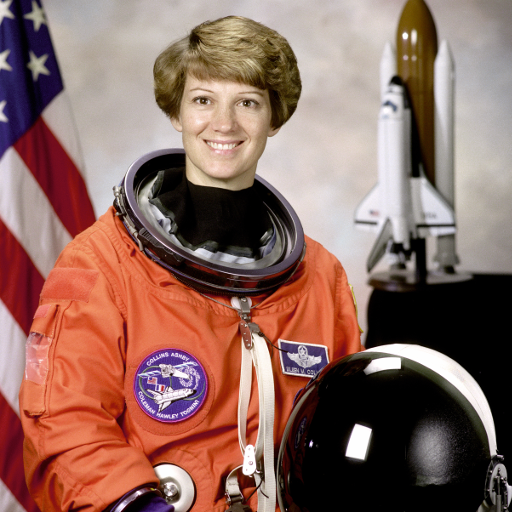
#> input picture skimage.data.astronaut(), 512 x 512 px
$ jupyter execute --allow-errors Active_Contour.ipynb   (shell and % lines are left out)   (text cells are left out)
#> lines starting #> are read from the running program, lines starting #| are printed output that depends on the picture; after the words box and inside, x2 and y2 are one past the last pixel; in counts of white or black regions, pixels touching at a corner belong together; pictures that were not available may be replaced by others from this repository, and a replacement may not be noted
[cell 1]
import numpy as np
import cv2
from skimage.segmentation import active_contour
import matplotlib.pyplot as plt

# Load image
image = cv2.imread('bird.jpg', 0)  # Read in grayscale

# Create initial contour (e.g., circle)
s = np.linspace(0, 2*np.pi, 100)
x = 750 + 100*np.cos(s)
y = 750 + 100*np.sin(s)
init = np.array([x, y]).T

# Apply Active Contour Model (Snake)
#> (the rest of this cell did not finish here and is left out)

[cell 2]
import numpy as np
import matplotlib.pyplot as plt
from skimage import data, color
from skimage.filters import gaussian
from skimage.segmentation import active_contour

[cell 3]
image = color.rgb2gray(data.astronaut())
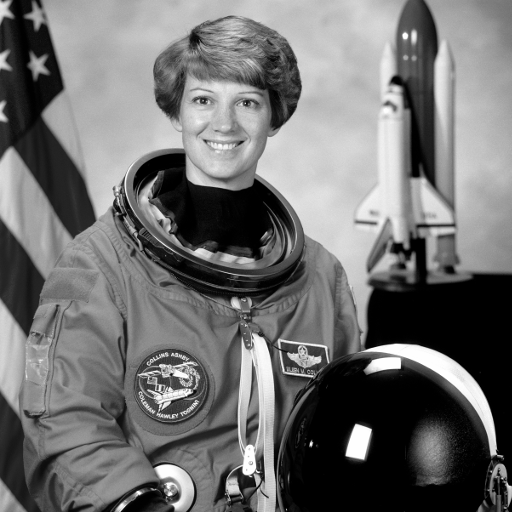
#> image: shape (512, 512) float64; min 0, max 1, mean 0.442

plt.imshow(image, cmap='gray')
plt.title("Original Image")
plt.axis('off')

[cell 4]
s = np.linspace(0, 2*np.pi, 400)
r = 100 + 100*np.sin(s)
c = 220 + 100*np.cos(s)

init = np.array([r, c]).T

[cell 5]
snake = active_contour(
    gaussian(image, 3),
    init,
    alpha=0.015,
    beta=10,
    gamma=0.001
)
#> snake = 400 pairs, first value 14.4 to 190, second value 152.4 to 301.1

[cell 6]
fig, ax = plt.subplots(figsize=(7,7))

ax.imshow(image, cmap='gray')
ax.plot(init[:,1], init[:,0], '--r', lw=2, label='Initial Contour')
ax.plot(snake[:,1], snake[:,0], '-b', lw=2, label='Final Snake')

ax.set_title("Active Contour Result")
ax.axis('off')
ax.legend()

plt.show()
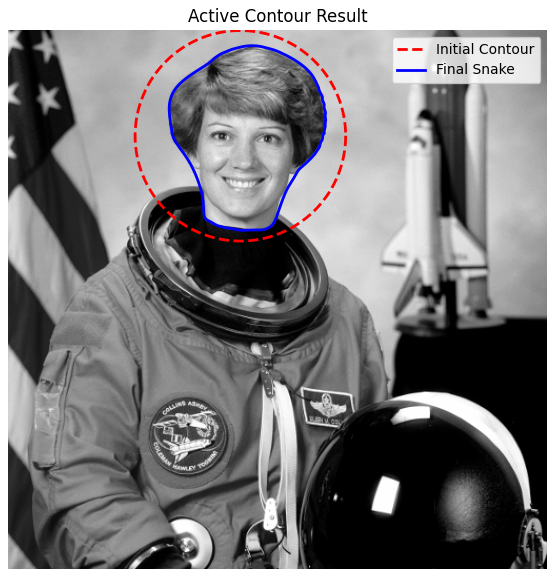
#> figure drawn by matplotlib, 1 panel

[cell 7]
import cv2
import numpy as np

width, height = 400, 400

fourcc = cv2.VideoWriter_fourcc(*'mp4v')
out = cv2.VideoWriter('video.mp4', fourcc, 20.0, (width, height))

for i in range(200):

    # black background
    frame = np.zeros((height, width, 3), dtype=np.uint8)

    # moving white rectangle
    x = 100 + i//2
    y = 150

    cv2.rectangle(frame, (x, y), (x+50, y+50), (255,255,255), -1)

    out.write(frame)
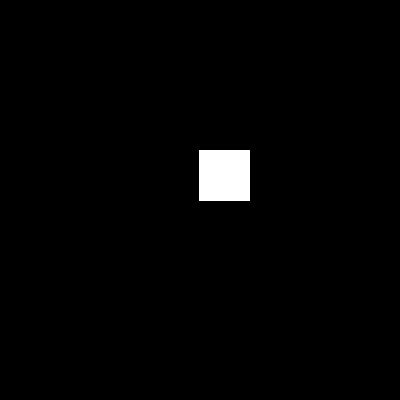
#> frame: shape (400, 400, 3); 1.6% white; 1 white region, box (x1, y1, x2, y2) and area: (199, 150, 250, 201) 2601
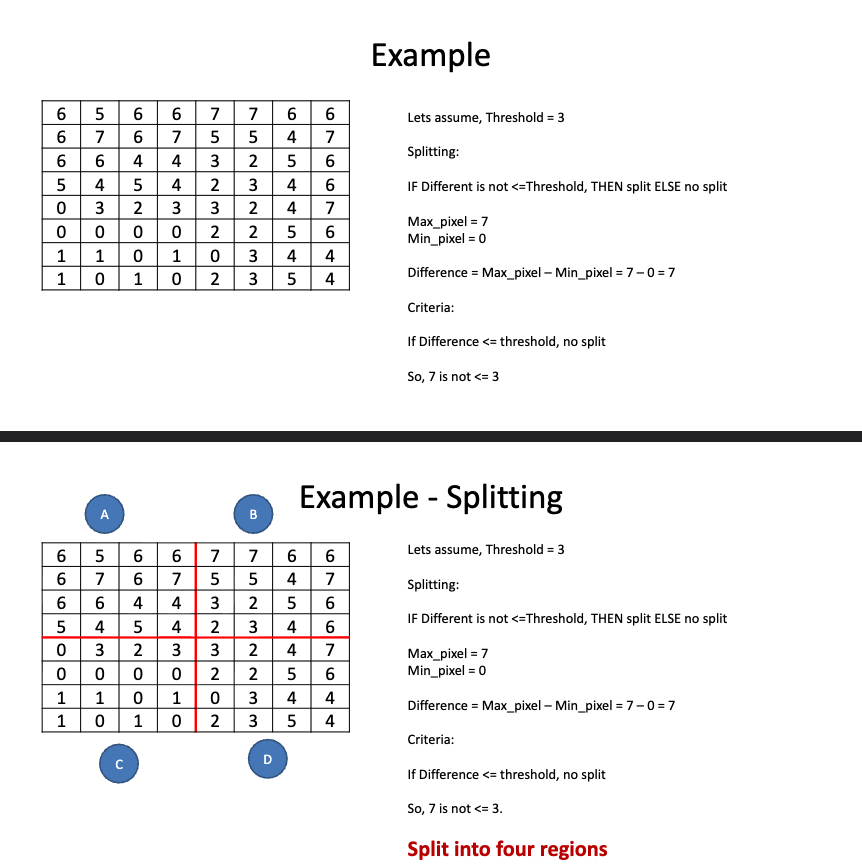
#> input picture DS&AI/SEM-2/CVT/Unit 3&4/image-1.png, 862 x 864 px, given in place of video.mp4, which was not available
#> further down, frame is the input picture: shape (864, 862, 3); mean B, G, R 242.3, 241.9, 242.3
#> `edges = cv2.Canny(gray, 50, 150)`:
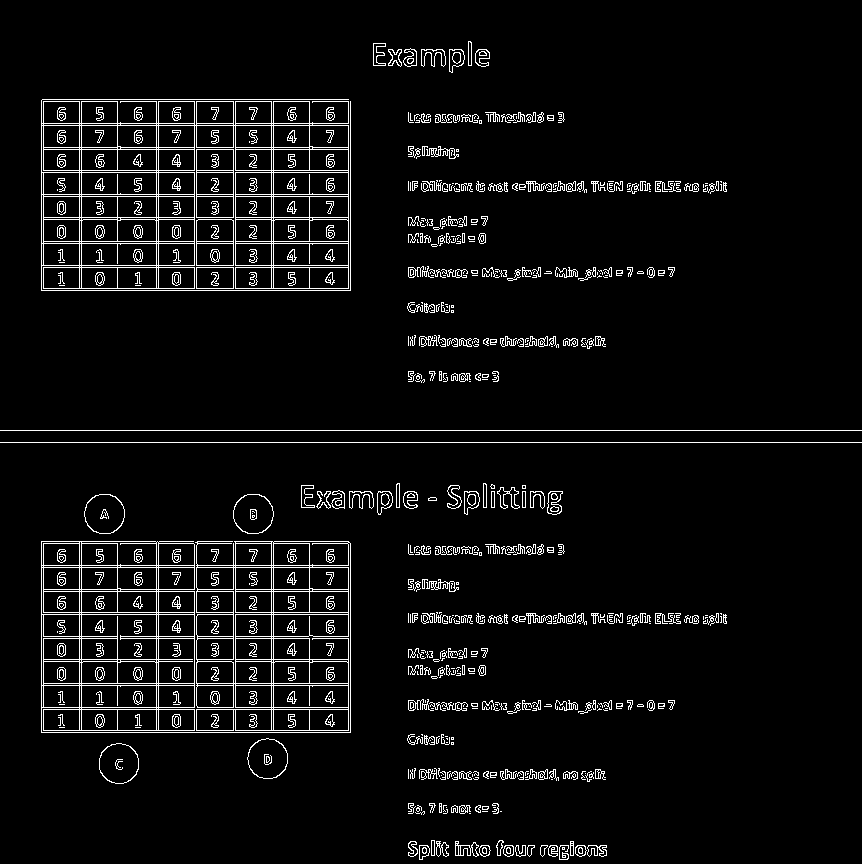
#> edges: shape (864, 862); 5.1% white in thin lines or dots
#> `grad_y, grad_x = np.gradient(edges.astype(float))`:
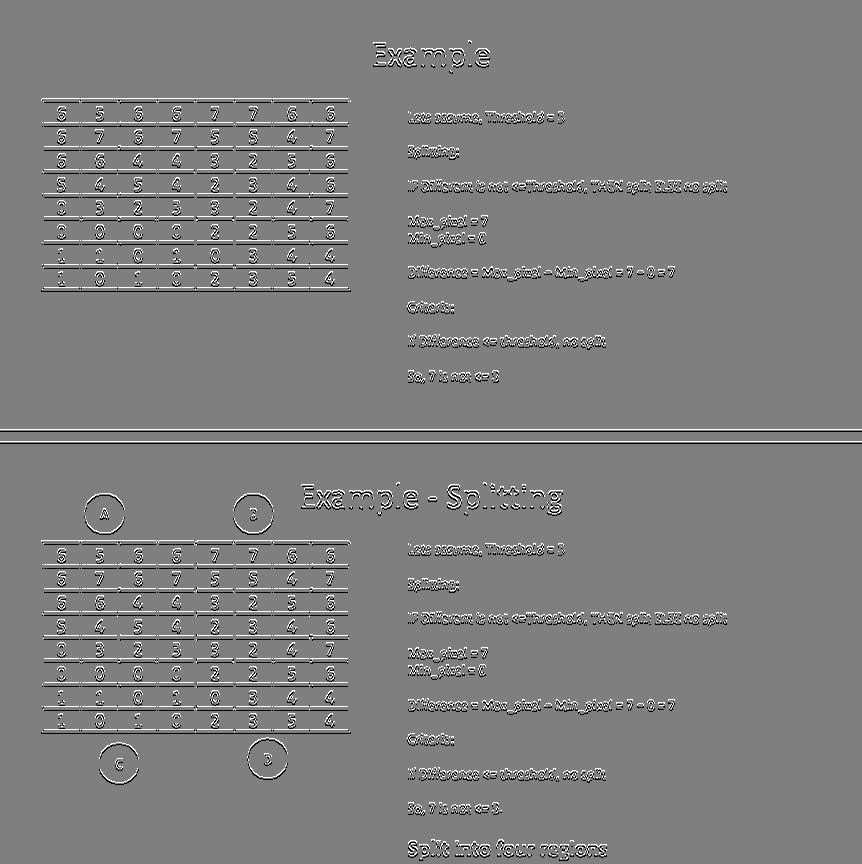
#> grad_y: shape (864, 862) float64; min -127.5, max 127.5, mean 0; drawn with min black and max white
#> `grad_y, grad_x = np.gradient(edges.astype(float))`:
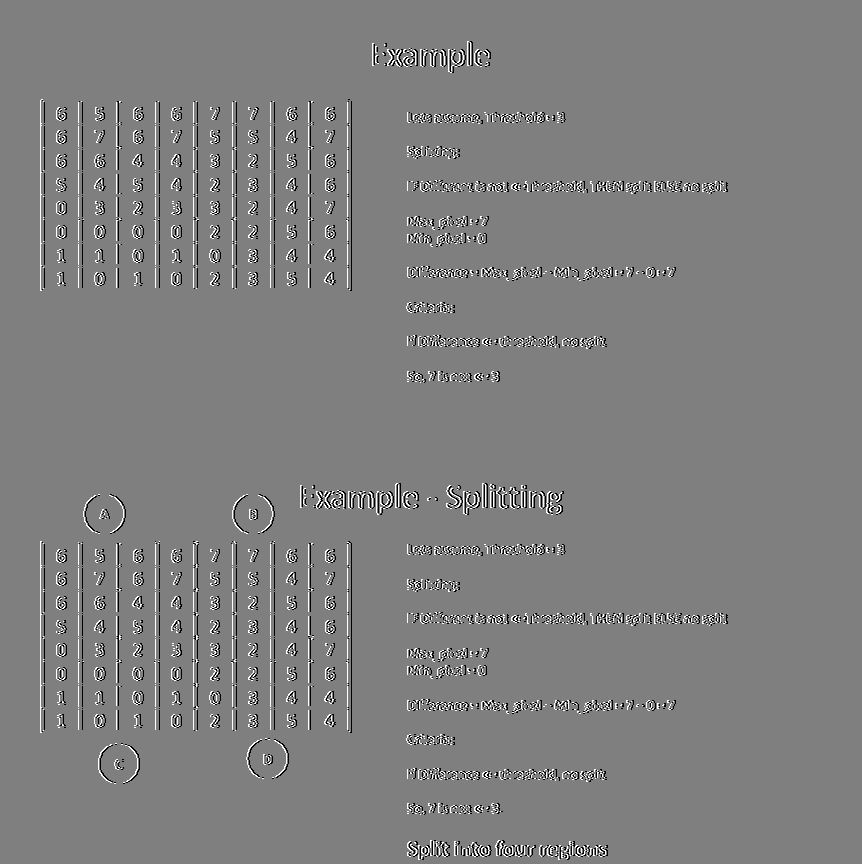
#> grad_x: shape (864, 862) float64; min -127.5, max 127.5, mean 0; drawn with min black and max white
#> the loop `for i in range(len(points)): ` made 4 passes
#> after the loop `for i in range(len(points)):`: points = [[100, 100], [200, 100], [200, 200], [100, 225.5]]
#> `cv2.polylines(frame, [points.astype(np.int32)], True, (0,255,0), 2)`:
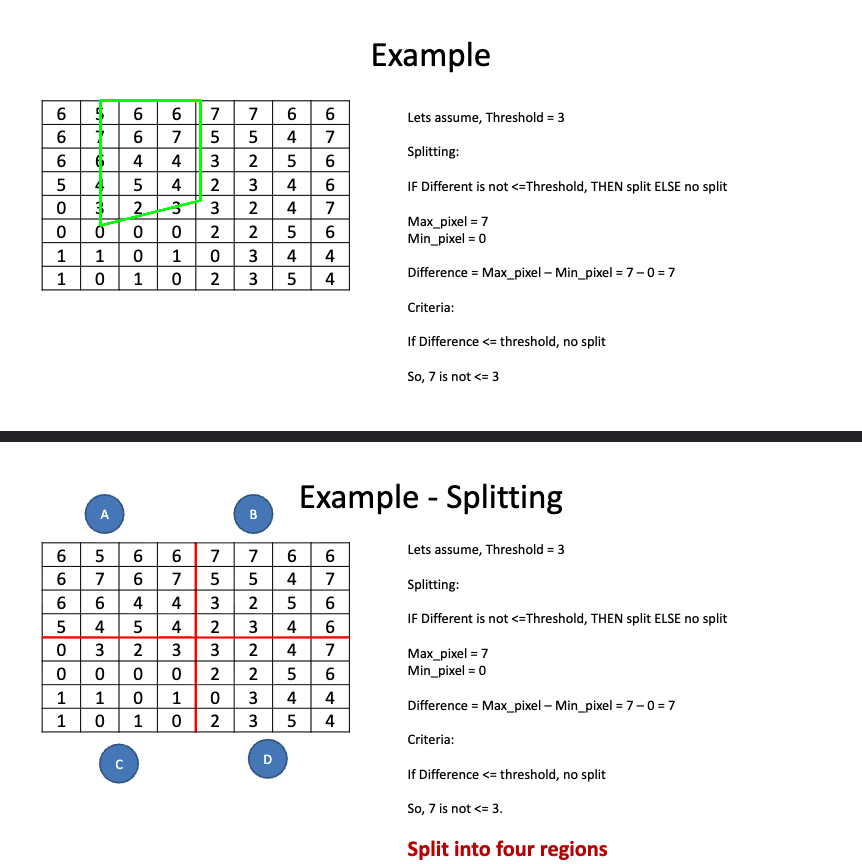
#> frame: shape (864, 862, 3); 0.17% of pixels changed, all inside (x1, y1, x2, y2) = (99, 99, 202, 227)

out.release()
print("video.mp4 created successfully")

[cell 8]
import cv2
import numpy as np

# Load video
cap = cv2.VideoCapture("video.mp4")

# Initial snake contour (rectangle)
points = np.array([[100,100],[200,100],[200,200],[100,200]], dtype=np.float32)

gamma = 0.2   # External force weight

#> (the rest of this cell did not finish here and is left out)

[cell 9]
from google.colab.patches import cv2_imshow

[cell 10]
import numpy as np
import cv2

# Initialize particles
num_particles = 100
particles = np.random.rand(num_particles, 2) * 1500  # Random positions

def weight_particles(particles, observation):
    # Compute weights based on proximity to observation
    weights = np.exp(-np.linalg.norm(particles - observation, axis=1))
    return weights / weights.sum()

def resample_particles(particles, weights):
    indices = np.random.choice(range(num_particles), size=num_particles, p=weights)
    return particles[indices]

cap = cv2.VideoCapture('video_1.mp4')

while cap.isOpened():
    ret, frame = cap.read()
    if not ret:
        break

    observation = np.array([250, 250])  # Assume we detect the object here
    weights = weight_particles(particles, observation)
    particles = resample_particles(particles, weights)

    # Draw particles
    for p in particles:
        cv2.circle(frame, (int(p[0]), int(p[1])), 2, (0, 255, 0), -1)
#> frame: shape (864, 862, 3); under 0.01% of pixels changed, all inside (x1, y1, x2, y2) = (311, 239, 316, 244)

    cv2_imshow(frame)
    if cv2.waitKey(30) & 0xFF == 27:
#> (key Esc is pressed here)
        break

cap.release()
cv2.destroyAllWindows()
